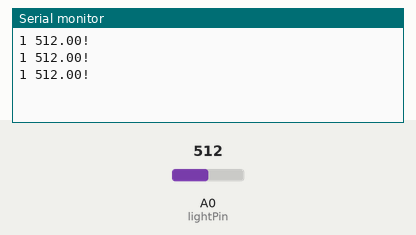
This sketch was run on a simulated Arduino Uno, built with avr-gcc and run on an emulated ATmega328P. Shown: the last lines printed to the serial monitor. Inputs (shaded band) come from the test bench; at power-on: A0 (lightPin) = 512.

Above: at 1.3 s.
1.4 s: A0 (lightPin) set to 716
At 1.9 s:
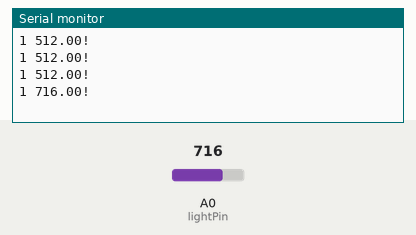
2.9 s: A0 (lightPin) set to 900
At 3.4 s:
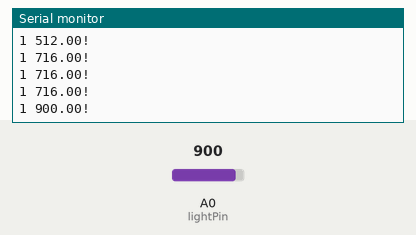
Timing chart, 0 to 5.9 s (numbered marks = the images above; inputs shaded):
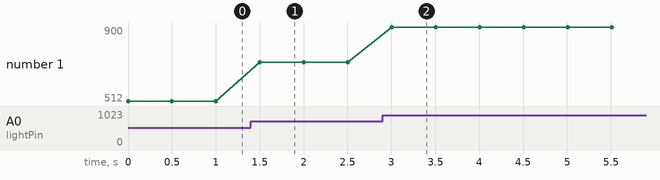

Measured:
- after the input at 1.4 s, the serial monitor: prints a new line after 0.10 s (image 1)
- after the input at 2.9 s, the serial monitor: prints a new line after 0.10 s (image 2)
- plotted number 1: 512 → 716 after the input at 1.4 s, 716 → 900 after the input at 2.9 s

The sketch:

bee_light.ino
```cpp
#define lightPin A0
#define sensorID 1

float value = 0;

void setup () {

	Serial.begin(9600);

}

void loop () {

	value = analogRead(lightPin);

	Serial.print(sensorID);

	Serial.print(" ");

	Serial.print(value);

	Serial.println("!");

	delay(500);

}
```
